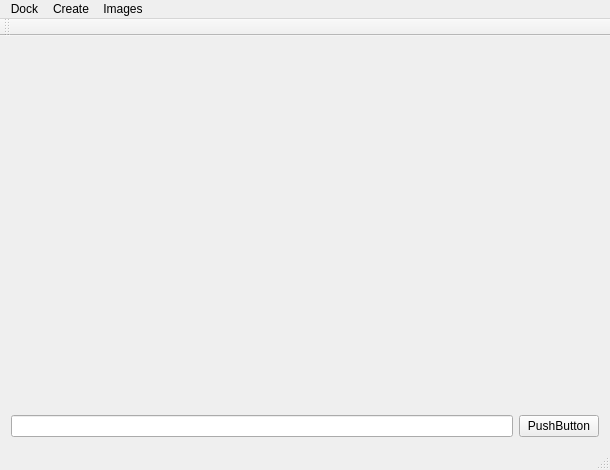
<?xml version="1.0" encoding="UTF-8"?>
<ui version="4.0">
 <class>MainWindow</class>
 <widget class="QMainWindow" name="MainWindow">
  <property name="geometry">
   <rect>
    <x>0</x>
    <y>0</y>
    <width>610</width>
    <height>470</height>
   </rect>
  </property>
  <property name="windowTitle">
   <string>MainWindow</string>
  </property>
  <widget class="QWidget" name="centralWidget">
   <layout class="QGridLayout" name="gridLayout">
    <item row="0" column="0">
     <layout class="QVBoxLayout" name="verticalLayout">
      <item>
       <widget class="QVTKWidget" name="qvtkWidget" native="true"/>
      </item>
      <item>
       <layout class="QHBoxLayout" name="horizontalLayout">
        <item>
         <widget class="QLineEdit" name="lineEdit"/>
        </item>
        <item>
         <widget class="QPushButton" name="pushButton">
          <property name="text">
           <string>PushButton</string>
          </property>
         </widget>
        </item>
       </layout>
      </item>
     </layout>
    </item>
   </layout>
  </widget>
  <widget class="QMenuBar" name="menuBar">
   <property name="geometry">
    <rect>
     <x>0</x>
     <y>0</y>
     <width>610</width>
     <height>23</height>
    </rect>
   </property>
   <widget class="QMenu" name="menuDock">
    <property name="title">
     <string>Dock</string>
    </property>
    <addaction name="actionVoumeInfo"/>
    <addaction name="separator"/>
    <addaction name="actionClear"/>
   </widget>
   <widget class="QMenu" name="menuCreate">
    <property name="title">
     <string>Create</string>
    </property>
    <widget class="QMenu" name="menuClipPoly">
     <property name="title">
      <string>ClipPoly</string>
     </property>
     <addaction name="ClipFrustum"/>
    </widget>
    <widget class="QMenu" name="menuThreeSlice">
     <property name="title">
      <string>ThreeSlice</string>
     </property>
     <addaction name="actionCreateThreeSlice"/>
     <addaction name="actionDrawLine"/>
     <addaction name="actionClearLine"/>
    </widget>
    <addaction name="actionVolume"/>
    <addaction name="actionMIP"/>
    <addaction name="separator"/>
    <addaction name="actionSurface"/>
    <addaction name="actionLargestRegion"/>
    <addaction name="separator"/>
    <addaction name="menuThreeSlice"/>
    <addaction name="separator"/>
    <addaction name="menuClipPoly"/>
   </widget>
   <widget class="QMenu" name="menuImages">
    <property name="title">
     <string>Images</string>
    </property>
    <widget class="QMenu" name="menuGetEdge">
     <property name="title">
      <string>GetEdge</string>
     </property>
     <addaction name="actionCannyEdge"/>
    </widget>
    <addaction name="menuGetEdge"/>
    <addaction name="actionHistogram"/>
    <addaction name="separator"/>
    <addaction name="actionSliceShow"/>
   </widget>
   <addaction name="menuDock"/>
   <addaction name="menuCreate"/>
   <addaction name="menuImages"/>
  </widget>
  <widget class="QToolBar" name="mainToolBar">
   <attribute name="toolBarArea">
    <enum>TopToolBarArea</enum>
   </attribute>
   <attribute name="toolBarBreak">
    <bool>false</bool>
   </attribute>
  </widget>
  <widget class="QStatusBar" name="statusBar"/>
  <action name="actionDrawline">
   <property name="text">
    <string>drawline</string>
   </property>
  </action>
  <action name="actionClearline">
   <property name="text">
    <string>clearline</string>
   </property>
  </action>
  <action name="actionVoumeInfo">
   <property name="text">
    <string>VoumeInfo</string>
   </property>
  </action>
  <action name="actionVolume">
   <property name="text">
    <string>Volume</string>
   </property>
  </action>
  <action name="actionSurface">
   <property name="text">
    <string>Surface</string>
   </property>
  </action>
  <action name="actionLargestRegion">
   <property name="text">
    <string>LargestRegion</string>
   </property>
  </action>
  <action name="actionClear">
   <property name="text">
    <string>Clear</string>
   </property>
  </action>
  <action name="actionMIP">
   <property name="text">
    <string>MIP</string>
   </property>
  </action>
  <action name="ClipFrustum">
   <property name="text">
    <string>ClipFrustum</string>
   </property>
  </action>
  <action name="actionCreateThreeSlice">
   <property name="text">
    <string>CreateThreeSlice</string>
   </property>
  </action>
  <action name="actionDrawLine">
   <property name="text">
    <string>DrawLine</string>
   </property>
  </action>
  <action name="actionClearLine">
   <property name="text">
    <string>ClearLine</string>
   </property>
  </action>
  <action name="actionCannyEdge">
   <property name="text">
    <string>CannyEdge</string>
   </property>
  </action>
  <action name="actionHistogram">
   <property name="text">
    <string>Histogram</string>
   </property>
  </action>
  <action name="actionSliceShow">
   <property name="text">
    <string>SliceShow</string>
   </property>
  </action>
 </widget>
 <layoutdefault spacing="6" margin="11"/>
 <customwidgets>
  <customwidget>
   <class>QVTKWidget</class>
   <extends>QWidget</extends>
   <header>QVTKWidget.h</header>
  </customwidget>
 </customwidgets>
 <resources/>
 <connections/>
</ui>
